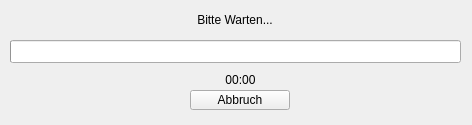
<ui version="4.0" >
 <class>linboProgress</class>
 <widget class="QWidget" name="linboProgress" >
  <property name="geometry" >
   <rect>
    <x>0</x>
    <y>0</y>
    <width>472</width>
    <height>125</height>
   </rect>
  </property>
  <property name="cursor" >
   <cursorShape>WaitCursor</cursorShape>
  </property>
  <property name="windowTitle" >
   <string>Warten...</string>
  </property>
  <widget class="QLabel" name="progressLabel" >
   <property name="geometry" >
    <rect>
     <x>20</x>
     <y>10</y>
     <width>430</width>
     <height>20</height>
    </rect>
   </property>
   <property name="text" >
    <string>Bitte Warten...</string>
   </property>
   <property name="alignment" >
    <set>Qt::AlignCenter</set>
   </property>
   <property name="wordWrap" >
    <bool>false</bool>
   </property>
  </widget>
  <widget class="QPushButton" name="cancelButton" >
   <property name="geometry" >
    <rect>
     <x>190</x>
     <y>90</y>
     <width>100</width>
     <height>20</height>
    </rect>
   </property>
   <property name="text" >
    <string>Abbruch</string>
   </property>
  </widget>
  <widget class="QProgressBar" name="progressBar" >
   <property name="geometry" >
    <rect>
     <x>10</x>
     <y>40</y>
     <width>451</width>
     <height>23</height>
    </rect>
   </property>
   <property name="value" >
    <number>0</number>
   </property>
   <property name="textVisible" >
    <bool>false</bool>
   </property>
   <property name="orientation" >
    <enum>Qt::Horizontal</enum>
   </property>
   <property name="invertedAppearance" >
    <bool>false</bool>
   </property>
  </widget>
  <widget class="QLabel" name="processTime" >
   <property name="geometry" >
    <rect>
     <x>190</x>
     <y>70</y>
     <width>101</width>
     <height>20</height>
    </rect>
   </property>
   <property name="text" >
    <string>00:00</string>
   </property>
   <property name="alignment" >
    <set>Qt::AlignCenter</set>
   </property>
  </widget>
 </widget>
 <layoutdefault spacing="6" margin="11" />
 <pixmapfunction>qPixmapFromMimeSource</pixmapfunction>
 <resources/>
 <connections/>
</ui>
